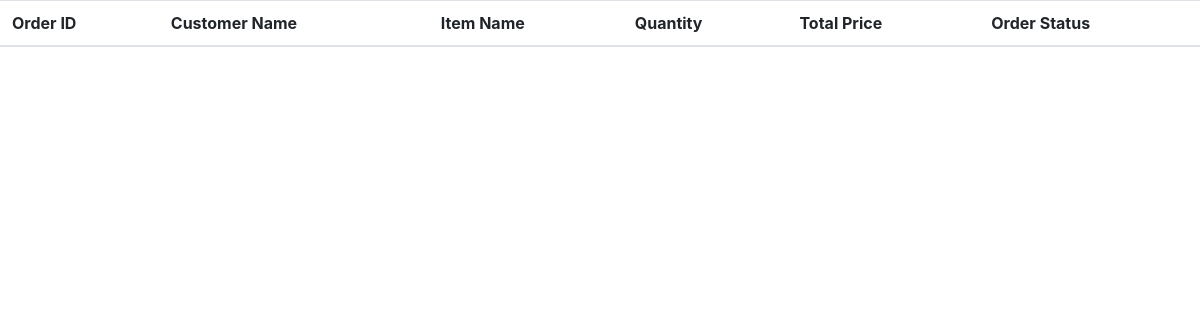
Before: /adminOrderListing.php with the older database file.
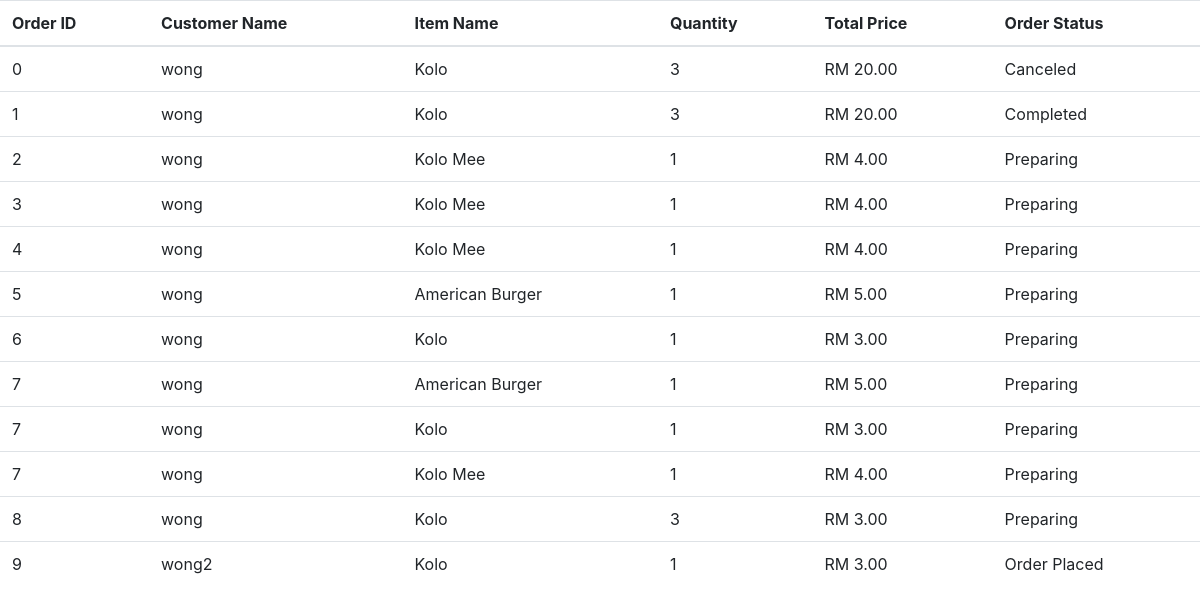
After: the same page with the newer database file.
### tables this page shows
CREATE TABLE `order_database` (
  `item_no` int(11) NOT NULL,
  `order_id` int(11) NOT NULL,
  `user_id` int(11) NOT NULL,
  `item_id` int(11) NOT NULL,
  `item_quantity` int(11) NOT NULL,
  `item_price` double NOT NULL,
  `order_status` varchar(256) NOT NULL
);

CREATE TABLE `userdatabase` (
  `id` int(200) NOT NULL,
  `name` varchar(200) NOT NULL,
  `email` text NOT NULL,
  `phone` int(20) NOT NULL,
  `username` varchar(200) NOT NULL,
  `password` varchar(200) NOT NULL,
  `admin` tinyint(1) NOT NULL,
  `membership_status` tinyint(1) NOT NULL,
  `membership_expiry` date DEFAULT NULL
);

CREATE TABLE `product_database` (
  `ItemID` int(11) NOT NULL,
  `ItemName` varchar(200) NOT NULL,
  `ItemDesc` varchar(500) NOT NULL,
  `ItemQuantity` int(200) NOT NULL,
  `ItemPrice` double NOT NULL,
  `ItemPriceDis` double NOT NULL,
  `ItemImageLoc` varchar(200) NOT NULL,
  `ItemCategory` int(200) NOT NULL
);

### adminOrderListing.php (the view, shortened to what this page needs)
<link rel="stylesheet" href="https://stackpath.bootstrapcdn.com/bootstrap/4.3.1/css/bootstrap.min.css">
<table class="table" style="overflow-y: scroll">
  <thead>
    <tr>
<th>Order ID</th>
<th>Customer Name</th>
<th>Item Name</th>
<th>Quantity</th>
<th>Total Price</th>
<th>Order Status</th>
</tr></thead><tbody>
<?php
include ("db_connect.php");
$result=mysqli_query($conn,"SELECT * FROM order_database ORDER BY order_id ASC");
while ($orderArrays=mysqli_fetch_array($result)){
    $datas[] = $orderArrays;
}
foreach ($datas as $data){
    $orderID = $data['order_id'];
    $userID = $data['user_id'];
    $itemID = $data['item_id'];
    $itemQuantity = $data['item_quantity'];
    $result1=mysqli_query($conn,"SELECT username FROM userdatabase WHERE id =$userID" );
    $userName=mysqli_fetch_assoc($result1)['username'];
    $result2=mysqli_query($conn,"SELECT ItemName FROM product_database WHERE ItemID =$itemID" );
    $itemName=mysqli_fetch_assoc($result2)['ItemName'];
    echo "<td>";
    echo $orderID;
    echo "</td>";
    echo "<td>";
    echo $userName;
    echo "</td>";
    echo "<td>";
    echo $itemName;
    echo "</td>";
    echo "<td>";
    echo $itemQuantity;
    echo "</td>";
    echo "<td>";
    $total_price = $data["item_price"];
    echo "RM ".number_format($total_price, 2);
    echo "</td>";
    echo "<td>";
    echo $data["order_status"];
    echo "</td>";
}
?>
</tbody>
</table>

Changed rows visible on the page:
added order_database: order "0", user.username "wong", product_database.ItemName "Kolo", item_quantity "3", item_price "20.00", order_status "Canceled"
added order_database: order "1", user.username "wong", product_database.ItemName "Kolo", item_quantity "3", item_price "20.00", order_status "Completed"
added order_database: order "2", user.username "wong", product_database.ItemName "Kolo Mee", item_quantity "1", item_price "4.00", order_status "Preparing"
added order_database: order "3", user.username "wong", product_database.ItemName "Kolo Mee", item_quantity "1", item_price "4.00", order_status "Preparing"
added order_database: order "4", user.username "wong", product_database.ItemName "Kolo Mee", item_quantity "1", item_price "4.00", order_status "Preparing"
added order_database: order "5", user.username "wong", product_database.ItemName "American Burger", item_quantity "1", item_price "5.00", order_status "Preparing"
added order_database: order "6", user.username "wong", product_database.ItemName "Kolo", item_quantity "1", item_price "3.00", order_status "Preparing"
added order_database: order "7", user.username "wong", product_database.ItemName "American Burger", item_quantity "1", item_price "5.00", order_status "Preparing"
added order_database: order "7", user.username "wong", product_database.ItemName "Kolo", item_quantity "1", item_price "3.00", order_status "Preparing"
added order_database: order "7", user.username "wong", product_database.ItemName "Kolo Mee", item_quantity "1", item_price "4.00", order_status "Preparing"
added order_database: order "8", user.username "wong", product_database.ItemName "Kolo", item_quantity "3", item_price "3.00", order_status "Preparing"
added order_database: order "9", user.username "wong2", product_database.ItemName "Kolo", item_quantity "1", item_price "3.00", order_status "Order Placed"
